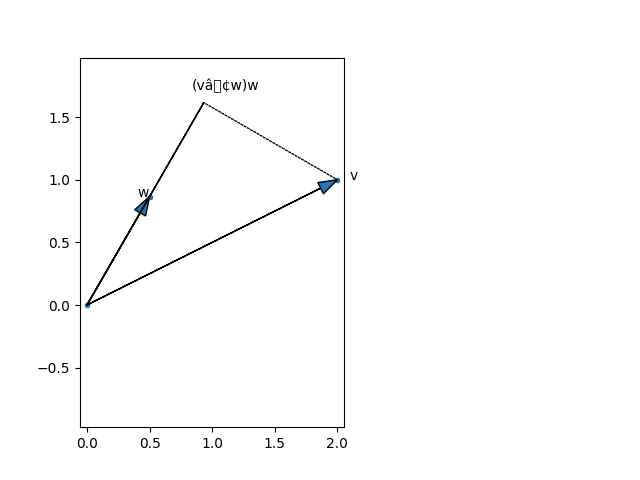

Write the Python code that produced this figure.
# -*- coding: iso-8859-15 -*-


from __future__ import division  # want 3 / 2 == 1.5
import re
import math
import random  # regexes, math functions, random numbers
import matplotlib.pyplot as plt  # pyplot
from collections import defaultdict, Counter
from functools import partial


v = [1, 2]
w = [2, 1]


def vector_add(v, w):
    """ Soma elementos correspondentes """
    return [v_i + w_i for v_i, w_i in zip(v, w)]


def vector_subtract(v, w):
    """ Subtrai elementos correspondentes """
    return [v_i - w_i for v_i, w_i in zip(v, w)]


def vector_sum(vectors):
    """ Soma todos os elementos correspondentes """
    result = vectors[0]
    for vector in vectors[1:]:
        result = vector_add(result, vector)
    return result


def vector_sum2(vectors):
    return reduce(vector_add, vectors)


def scalar_multiply(c, v):
    """ c eh um numero, v eh um vetor """
    return [c * v_i for v_i in v]


def vector_mean(vectors):
    """ computar o vetor cujo i-esimo elemento seja a media dos 
    i-esimos elementos dos vetores inclusos """
    n = len(vectors)
    return scalar_multiply(1/n, vector_sum(vectors))


def dot(v, w):
    """ v_1 * w_1 + ... + v_n * w_n 
    Produto escalar: soma de sues produtos componente a componente.
    Mede a distancia a qual o vetor v se estende na direcao de w """
    return sum(v_i * w_i for v_i, w_i in zip(v, w))


def sum_of_squares(v):
    """ v_1 * v_1 + ... + v_n * v_n 
    Soma dos quadrados de um vetor """
    return dot(v, v)


def magnitude(v):
    return math.sqrt(sum_of_squares(v))


def squared_distance(v, w):
    """ (v_i - w_i) ** 2 + ... + (v_n - w_n) ** 2"""
    return sum_of_squares(vector_subtract(v, w))


def distance(v, w):
    return math.sqrt(squared_distance(v, w))


def distance2(v, w):
    return magnitude(vector_subtract(v, w))


def shape(A):
    num_rows = len(A)
    num_cols = len(A[0]) if A else 0  # n de elementos da primeira linha
    return num_rows, num_cols


def get_row(A, i):
    return A[i]


def get_column(A, j):
    return [A_i[j] for A_i in A]


def make_matrix(num_rows, num_cols, entry_fn):
    """ retorna a matriz num_rows X num_cols
    cuja entrada (i, j)th eh entry_fn(i, j) """
    return [[entry_fn(i, j)  # dato i, cria uma lista
             for j in range(num_cols)]  # [entry_fn(i, 0), ...]
            for i in range(num_rows)]  # cria uma lista para cada i


def make_graph_dot_product_as_vector_projection(plt):

    v = [2, 1]
    w = [math.sqrt(.25), math.sqrt(.75)]
    c = dot(v, w)
    vonw = scalar_multiply(c, w)
    o = [0, 0]

    plt.arrow(0, 0, v[0], v[1],
              width=0.002, head_width=.1, length_includes_head=True)
    plt.annotate("v", v, xytext=[v[0] + 0.1, v[1]])
    plt.arrow(0, 0, w[0], w[1],
              width=0.002, head_width=.1, length_includes_head=True)
    plt.annotate("w", w, xytext=[w[0] - 0.1, w[1]])
    plt.arrow(0, 0, vonw[0], vonw[1], length_includes_head=True)
    plt.annotate(u"(v•w)w", vonw, xytext=[vonw[0] - 0.1, vonw[1] + 0.1])
    plt.arrow(v[0], v[1], vonw[0] - v[0], vonw[1] - v[1],
              linestyle='dotted', length_includes_head=True)
    plt.scatter(*zip(v, w, o), marker='.')
    plt.axis('equal')
    plt.show()


print(vector_add(v, w))
print(vector_subtract(v, w))
print(scalar_multiply(2, v))
print(dot(v, w))

make_graph_dot_product_as_vector_projection(plt)
